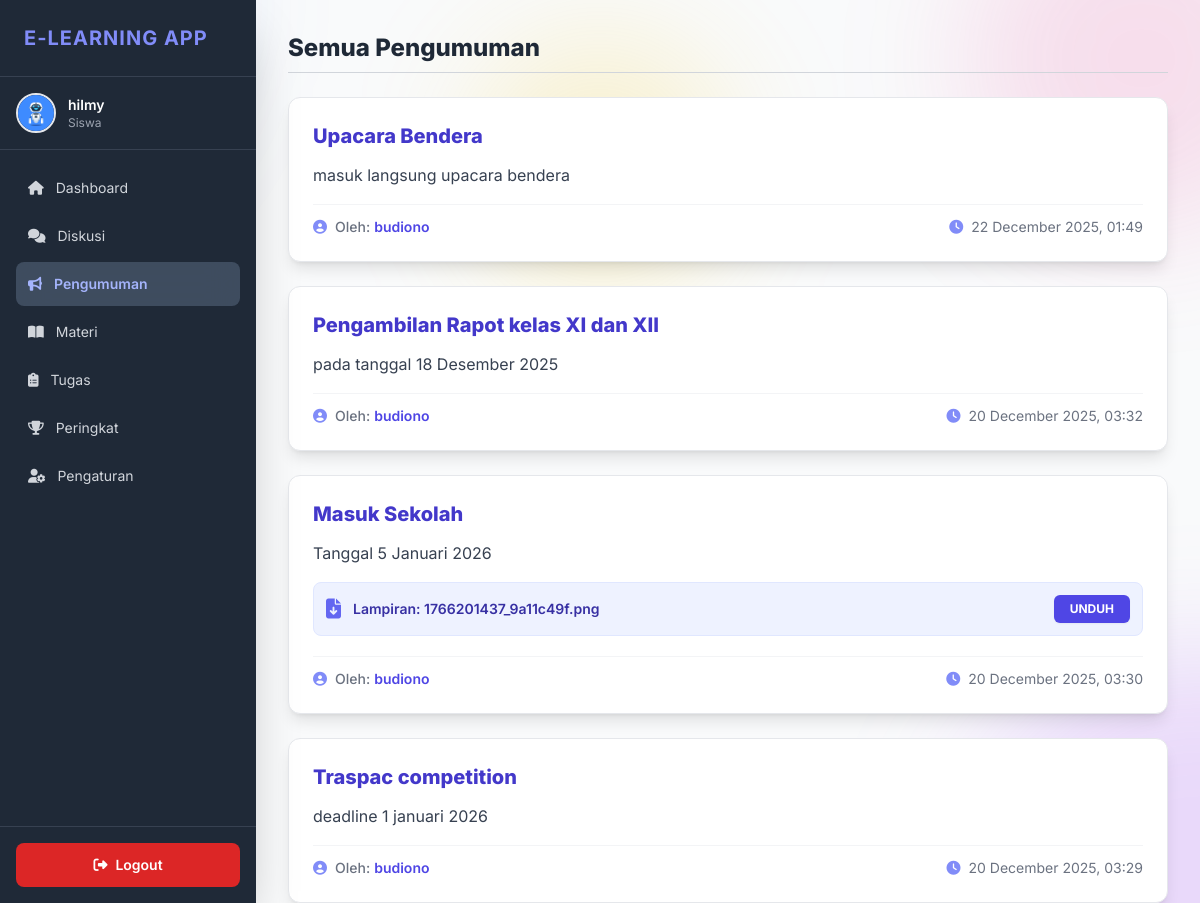
/elearning/public/pengumuman.php (signed in), run on the app's committed database.
### tables this page shows
CREATE TABLE `users` (
  `id` int(11) NOT NULL,
  `nama` varchar(100) NOT NULL,
  `jurusan` enum('RPL','TKJ','Akuntansi','Multimedia','Pemasaran','N/A') NOT NULL,
  `email` varchar(100) NOT NULL,
  `password` varchar(255) NOT NULL,
  `role` enum('siswa','guru') NOT NULL,
  `foto_profil` varchar(255) DEFAULT NULL,
  `token` varchar(100) DEFAULT NULL,
  `is_verified` tinyint(1) DEFAULT 0,
  `created_at` timestamp NOT NULL DEFAULT current_timestamp(),
  `reset_token` varchar(255) DEFAULT NULL,
  `reset_expired` datetime DEFAULT NULL
);

CREATE TABLE `pengumuman` (
  `id` int(11) NOT NULL,
  `guru_id` int(11) NOT NULL,
  `judul` varchar(255) NOT NULL,
  `isi` text NOT NULL,
  `tanggal` timestamp NOT NULL DEFAULT current_timestamp(),
  `file_attachment` varchar(255) DEFAULT NULL
);

### elearning/public/pengumuman.php (the view, shortened to what this page needs)
<?php
require_once __DIR__ . '/../config/db.php';
$user_id = $_SESSION['user_id'];
try {
    $stmt = $pdo->prepare("SELECT * FROM users WHERE id = :id LIMIT 1");
    $stmt->execute(['id' => $user_id]);
    $user = $stmt->fetch(PDO::FETCH_ASSOC);
    $nama    = htmlspecialchars($user['nama'] ?? 'Pengguna');
    $role    = htmlspecialchars($user['role'] ?? 'Tidak Diketahui');
    $foto = !empty($user['foto_profil']) ? "../" . htmlspecialchars($user['foto_profil']) : null;
} catch (PDOException $e) {
    header("Location: login.php?error=db_error");
    exit;
}
try {
    $stmt = $pdo->prepare("SELECT p.*, u.nama as guru_nama FROM pengumuman p JOIN users u ON p.guru_id = u.id ORDER BY tanggal DESC");
    $stmt->execute();
    $pengumuman = $stmt->fetchAll(PDO::FETCH_ASSOC);
} catch (PDOException $e) {
    $pengumuman = [];
}
?>
<!DOCTYPE html>
<html lang="id">
<head>
    <link rel="stylesheet" href="https://cdnjs.cloudflare.com/ajax/libs/font-awesome/6.5.2/css/all.min.css" xintegrity="sha512-SnH5WK+bZxgPHs44uWIX+LLMDJzLcl98jS290e2D91X3wR50wU138Vz1N1K/2T0M7Cg+lqj2Q/9Zf+A5I9+Q==" />
    <script src="https://cdn.tailwindcss.com"></script>
</head>
<body class="bg-gray-50 min-h-screen">
    <?php require_once __DIR__ . '/../private/sidebar.php';?>
    <main class="p-4 md:p-8 main-content overflow-y-auto md:ml-64 pt-16 md:pt-8 pb-24 md:pb-0 relative z-10">
        <div class="max-w-4xl mx-auto">
            <h2 class="text-2xl font-extrabold mb-6 text-gray-800 border-b pb-2 border-gray-300">
                Semua Pengumuman
            </h2>
            <div class="space-y-6">
                <?php if($pengumuman): ?>
                    <?php foreach($pengumuman as $p): ?>
                        <div class="bg-white p-6 rounded-xl shadow-lg border border-gray-200 hover:shadow-xl transition duration-300">
                            <h3 class="font-extrabold text-xl mb-2 text-indigo-700">
                                <?php echo htmlspecialchars($p['judul'], ENT_QUOTES, 'UTF-8'); ?>
                            </h3>
                            <div class="text-gray-700 mt-3 mb-4 text-base leading-relaxed">
                                <?php echo nl2br(htmlspecialchars($p['isi'], ENT_QUOTES, 'UTF-8')); ?>
                            </div>
                            <?php if (!empty($p['file_attachment'])): ?>
                                <div class="mb-5 p-3 bg-indigo-50 rounded-lg border border-indigo-100 flex items-center justify-between">
                                    <div class="flex items-center text-indigo-800 overflow-hidden">
                                        <i class="fas fa-file-download mr-3 text-xl text-indigo-500"></i>
                                        <span class="text-sm font-semibold truncate">
                                            Lampiran: <?php echo htmlspecialchars(basename($p['file_attachment']), ENT_QUOTES, 'UTF-8'); ?>
                                        </span>
                                    </div>
                                    <a href="../<?php echo htmlspecialchars($p['file_attachment'], ENT_QUOTES, 'UTF-8'); ?>" target="_blank" download
                                    class="ml-4 flex-shrink-0 bg-indigo-600 text-white px-4 py-1.5 rounded-md text-xs font-bold hover:bg-indigo-700 transition shadow-sm">
                                        UNDUH
                                    </a>
                                </div>
                            <?php endif; ?>
                            <div class="mt-4 pt-3 border-t border-gray-100 flex justify-between items-center text-sm flex-wrap gap-2">
                                <span class="text-gray-500 font-medium flex items-center">
                                    <i class="fas fa-user-circle text-indigo-400 mr-2"></i>
                                    Oleh:
                                    <span class="text-indigo-600 ml-1 font-semibold">
                                        <?php echo htmlspecialchars($p['guru_nama'], ENT_QUOTES, 'UTF-8'); ?>
                                    </span>
                                </span>
                                <span class="text-gray-500 flex items-center">
                                    <i class="fas fa-clock text-indigo-400 mr-2"></i>
                                    <?php echo date('d F Y, H:i', strtotime($p['tanggal'])); ?>
                                </span>
                            </div>
                        </div>
                    <?php endforeach; ?>
                <?php endif; ?>
            </div>
        </div>
    </main>
</body>
</html>

### elearning/private/sidebar.php (shortened to what this page needs)
<?php
$currentPage = basename($_SERVER['PHP_SELF']);
?>
<aside id="sidebar"
    class="w-64 bg-gray-900/50 backdrop-blur-md text-white flex-shrink-0 flex flex-col shadow-2xl
        fixed inset-y-0 left-0 transform -translate-x-full
        md:bg-gray-800 md:backdrop-blur-none md:translate-x-0 md:flex md:h-screen md:shadow-2xl
        transition duration-300 ease-in-out z-[65]">
    <div class="p-6 border-b border-gray-700">
        <h2 class="text-xl font-bold tracking-wider uppercase text-indigo-400">
            E-Learning App
        </h2>
    </div>
    <div class="p-4 flex items-center border-b border-gray-700">
        <?php if ($foto): ?>
            <img
                src="<?php echo htmlspecialchars($foto, ENT_QUOTES, 'UTF-8'); ?>"
                class="w-10 h-10 rounded-full object-cover border-2"
                alt="Foto Profil"
            >
        <?php else: ?>
            <div class="w-10 h-10 rounded-full flex items-center justify-center text-white text-lg font-bold border-2 <?php echo htmlspecialchars($bg_random, ENT_QUOTES, 'UTF-8'); ?>">
                <?php echo htmlspecialchars($initial, ENT_QUOTES, 'UTF-8'); ?>
            </div>
        <?php endif; ?>
        <div class="ml-3">
            <p class="text-sm font-semibold truncate">
                <?php echo htmlspecialchars($nama, ENT_QUOTES, 'UTF-8'); ?>
            </p>
            <p class="text-xs text-gray-400 capitalize">
                <?php echo htmlspecialchars($role, ENT_QUOTES, 'UTF-8'); ?>
            </p>
        </div>
    </div>
    <?php
        $activeClass = 'bg-blue-200/20 backdrop-blur-lg text-indigo-300 font-semibold';
        $inactiveClass = 'text-gray-300 hover:bg-white/10 hover:backdrop-blur-sm transition-colors duration-300';
    ?>
    <nav class="flex-1 p-4 space-y-1 overflow-y-auto overflow-x-hidden nav-scroll-area">
        <a href="dashboard.php" class="sidebar-link flex items-center p-3 rounded-lg text-sm <?= htmlspecialchars(($currentPage === 'dashboard.php') ? $activeClass : $inactiveClass, ENT_QUOTES, 'UTF-8'); ?>">
            <i class="fas fa-home fa-icon-sm mr-3"></i>
            Dashboard
        </a>
        <a href="diskusi.php" class="sidebar-link flex items-center p-3 rounded-lg text-sm <?= htmlspecialchars(($currentPage === 'diskusi.php') ? $activeClass : $inactiveClass, ENT_QUOTES, 'UTF-8'); ?>">
            <i class="fas fa-comments fa-icon-sm mr-3"></i>
            Diskusi
        </a>
        <a href="pengumuman.php" class="sidebar-link flex items-center p-3 rounded-lg text-sm <?= htmlspecialchars(($currentPage === 'pengumuman.php') ? $activeClass : $inactiveClass, ENT_QUOTES, 'UTF-8'); ?>">
            <i class="fas fa-bullhorn fa-icon-sm mr-3"></i>
            Pengumuman
        </a>
        <a href="materi.php" class="sidebar-link flex items-center p-3 rounded-lg text-sm <?= htmlspecialchars(($currentPage === 'materi.php') ? $activeClass : $inactiveClass, ENT_QUOTES, 'UTF-8'); ?>">
            <i class="fas fa-book-open fa-icon-sm mr-3"></i>
            Materi
        </a>
        <a href="tugas.php" class="sidebar-link flex items-center p-3 rounded-lg text-sm <?= htmlspecialchars(($currentPage === 'tugas.php') ? $activeClass : $inactiveClass, ENT_QUOTES, 'UTF-8'); ?>">
            <i class="fas fa-clipboard-list fa-icon-sm mr-3"></i>
            Tugas
        </a>
        <a href="rank.php" class="sidebar-link flex items-center p-3 rounded-lg text-sm <?= htmlspecialchars(($currentPage === 'rank.php') ? $activeClass : $inactiveClass, ENT_QUOTES, 'UTF-8'); ?>">
            <i class="fas fa-trophy fa-icon-sm mr-3"></i>
            Peringkat
        </a>
        <a href="pengaturan.php" class="sidebar-link flex items-center p-3 rounded-lg text-sm <?= htmlspecialchars(($currentPage === 'pengaturan.php') ? $activeClass : $inactiveClass, ENT_QUOTES, 'UTF-8'); ?>">
            <i class="fas fa-user-cog fa-icon-sm mr-3"></i>
            Pengaturan
        </a>
    </nav>
    <div class="p-4 border-t border-gray-700">
        <a href="../auth/logout.php"
        class="flex items-center justify-center w-full px-4 py-3 bg-red-600 text-white rounded-lg text-sm font-semibold hover:bg-red-700 transition duration-150">
            <i class="fas fa-sign-out-alt fa-icon-sm mr-2"></i>
            Logout
        </a>
    </div>
</aside>

### elearning/public/pengumuman.php (style rules this page uses)
body { font-family: 'Inter', sans-serif; }

### elearning/private/sidebar.php (style rules this page uses)
.nav-scroll-area { scrollbar-width: thin; scrollbar-color: #4b5563 transparent; }

### data on the page
users: foto_profil (picture), nama "hilmy", role "Siswa"
pengumuman: judul "Upacara Bendera", isi "masuk langsung upacara bendera", guru.nama "budiono", tanggal "22 December 2025, 01:49"
pengumuman: judul "Pengambilan Rapot kelas XI dan XII", isi "pada tanggal 18 Desember 2025", guru.nama "budiono", tanggal "20 December 2025, 03:32"
pengumuman: judul "Masuk Sekolah", isi "Tanggal 5 Januari 2026", file_attachment "1766201437_9a11c49f.png", guru.nama "budiono", tanggal "20 December 2025, 03:30"
pengumuman: judul "Traspac competition", isi "deadline 1 januari 2026", guru.nama "budiono", tanggal "20 December 2025, 03:29"
